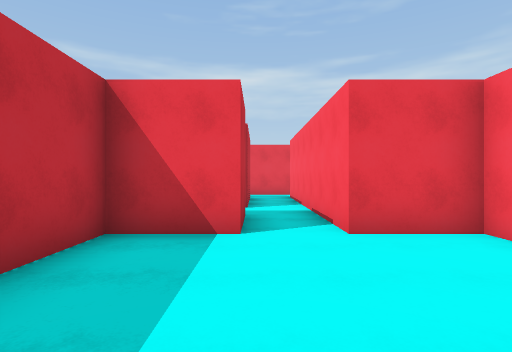
[1] (above)

24 first-person views from a walk through a scene from a Unity 3-D project. The camera is 1.5 m above the floor, looks level and sees 80° across. The floor is counted in squares, 2 m on a side. Each view is taken from the middle of a square. On the plan, view 1 faces up. The plan holds only what a view shows up to about 10 squares ahead; the rest is blank. The place goes on beyond the plan. The player is left out. Some animated figures are not drawn. Surface patterns are stand-ins for the level's own textures.

[2]
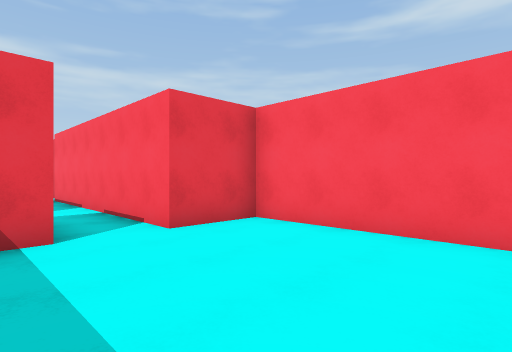

[3]
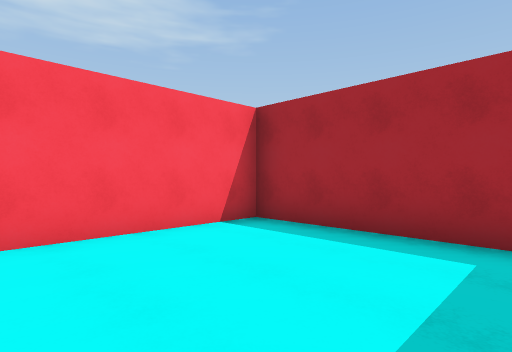

[4]
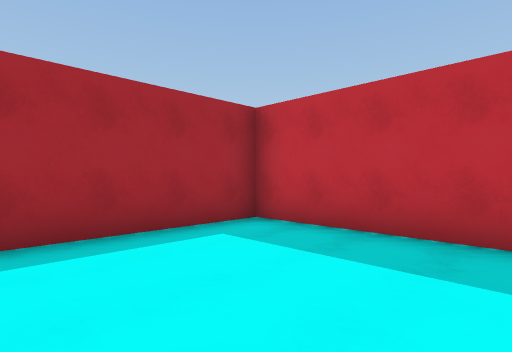

[5]
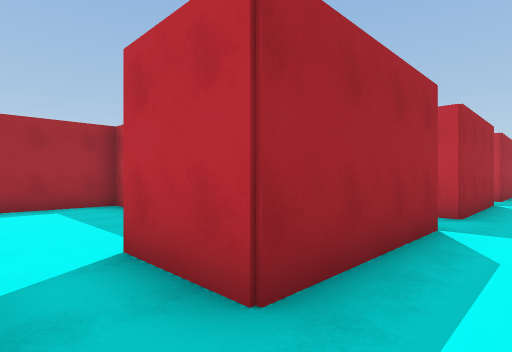

[6]
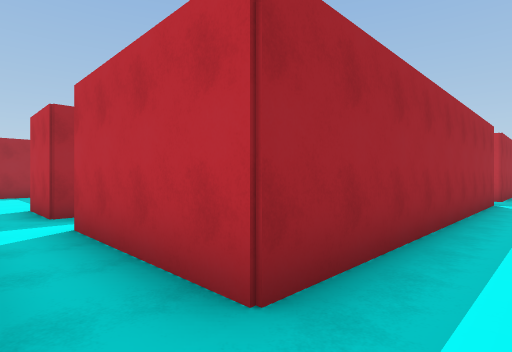

[7]
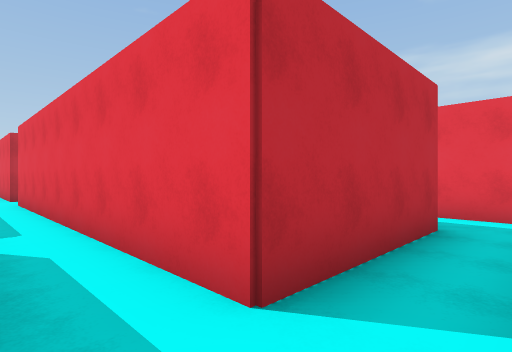

[8]
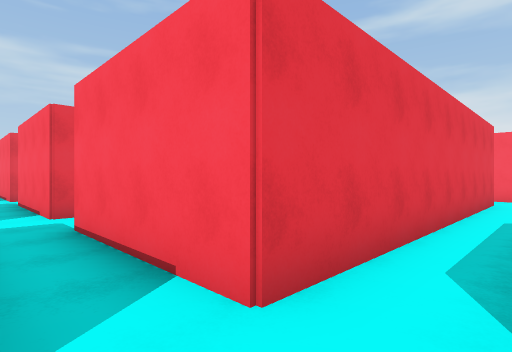

[9]
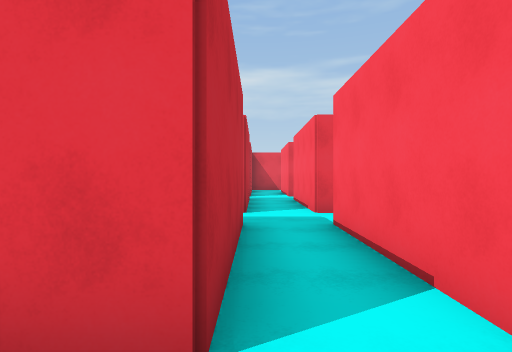

[10]
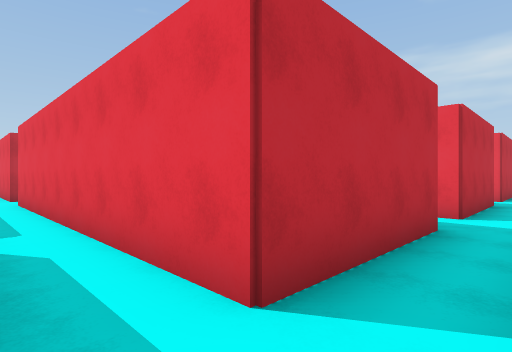

[11]
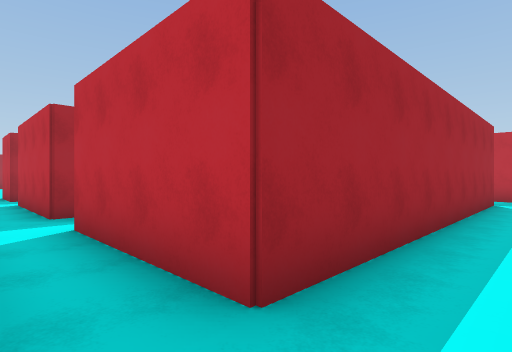

[12]
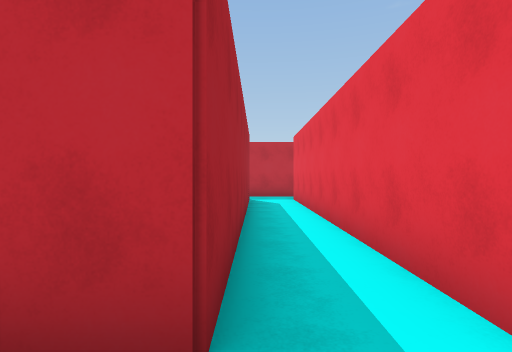

[13]
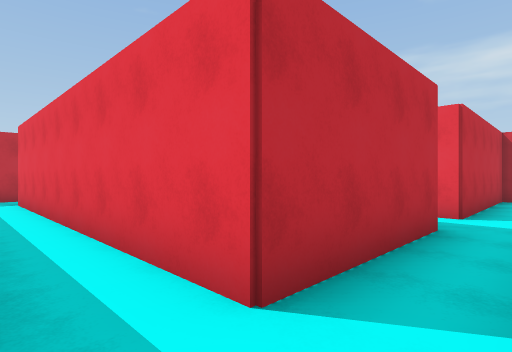

[14]
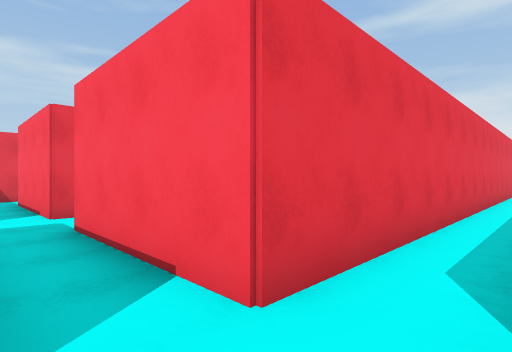

[15]
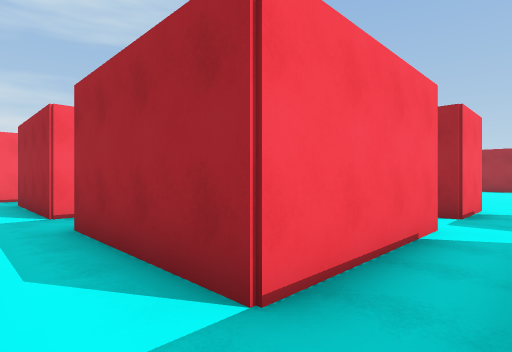

[16]
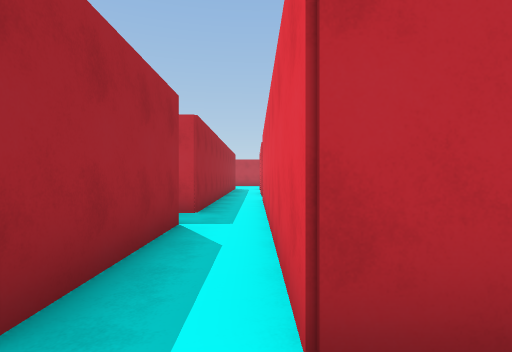

[17]
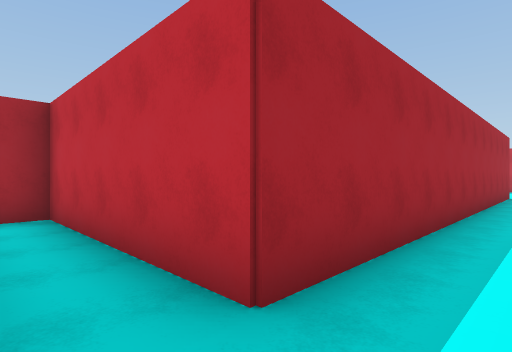

[18]
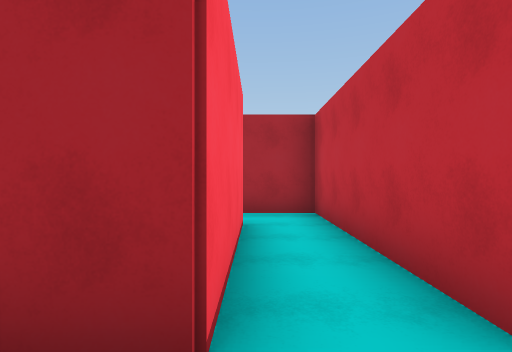

[19]
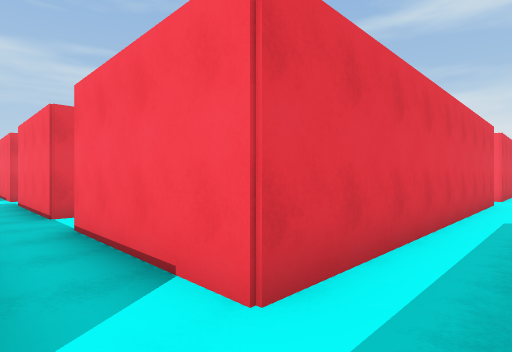

[20]
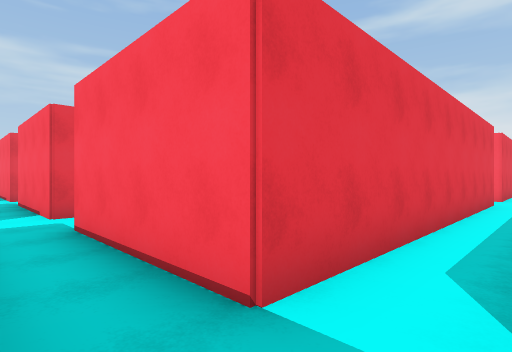

[21]
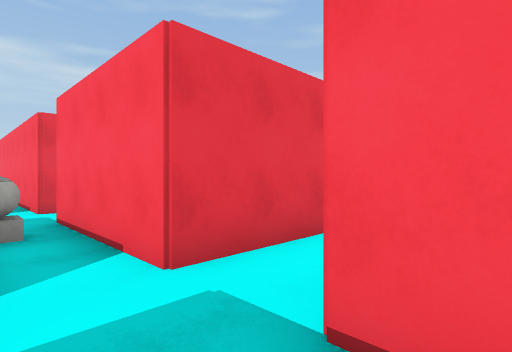

[22]
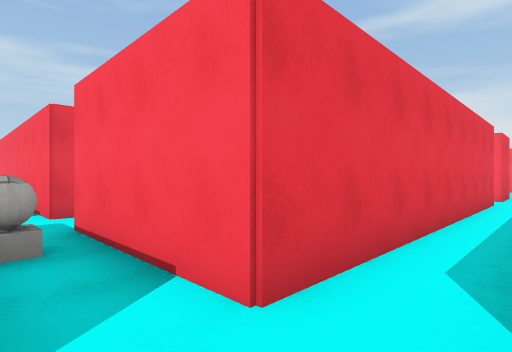

[23]
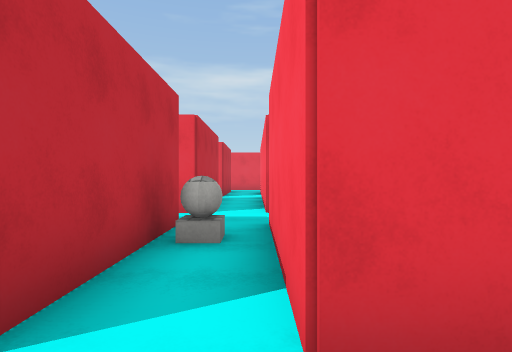

[24]
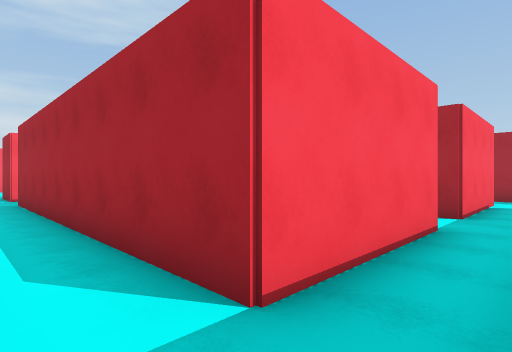

### Floor plan
Points are (right, up) in squares from view 1. A wall is a line through its corners. A room is listed if a view was taken in it or the views show most of it. See-through windows are left out.
Room 1 (views 1, 2, 3, 4)
walls: (-0.2, 4) (-2, 4) (-2, -1) (3, -1) (3, 4) (1.2, 4)
ways out: opening at (0.5, 4.5) to room 2
Room 2 (views 5, 6, 7, 8, 9, 10, 11, 12, 13, 14, 15, 16, 17, 18, 19, 20, 21, 22, 23, 24)
walls: (-7, 17.2) (-8.8, 17.2) (-8.8, 20.8); (-10.2, 15.8) (-10.2, 12.2) (-18.8, 12.2) (-18.8, 15.8) (-10.2, 15.8); (-8.6, 22.2) (-10.2, 22.2) (-10.2, 17.2) (-18.8, 17.2) (-18.8, 20.8); (-8.8, 10.8) (-0.2, 10.8) (-0.2, 7.2) (-8.8, 7.2) (-8.8, 10.8); (-10.2, 10.8) (-10.2, 7.2) (-18.8, 7.2) (-18.8, 10.8) (-10.2, 10.8); (-18.4, 22.2) (-18.8, 22.2) (-18.8, 28.9); (3, 12.2) (-8.8, 12.2) (-8.8, 15.8) (-7.1, 15.8); (-3.8, 5.4) (-3.8, 5.8) (-0.2, 5.8) (-0.2, 4); (-20.2, 20.8) (-20.2, 17.4); (-20.2, 12.4) (-20.2, 10.6); (-8.8, 2.2) (-8.8, 5.8) (-5.2, 5.8) (-5.2, 5.4); (-20.2, 25.8) (-20.2, 22.2) (-20.6, 22.2); (-13.8, 2.5) (-13.8, 5.8) (-10.2, 5.8) (-10.2, 2.2); (-20.4, 7.2) (-21.4, 7.2); (1.2, 4) (1.2, 10.8); (-10.2, 0.6) (-10.2, -0.9); (-21.5, 5.8) (-15.2, 5.8) (-15.2, 0.8) (-13.6, 0.8); (-8.8, -1) (-8.8, 0.8) (-8.4, 0.8)
ways out: opening at (0.5, 4.5) to room 1; opening at (-9.5, -0.5)
objects: other object (-20, 20); other object (-19, 20)

Where each view was taken, in squares from view 1:
view 1: 0 up, 0 right, facing up
view 2: 0 up, 1 left, facing up-right
view 3: 3 up, 1 left, facing down-right
view 4: 3 up, 2 right, facing down-left
view 5: 7 up, 1 right, facing down-left
view 6: 12 up, 1 right, facing down-left
view 7: 6 up, 1 right, facing up-left
view 8: 6 up, 10 left, facing up-right
view 9: 6 up, 10 left, facing up
view 10: 6 up, 9 left, facing up-left
view 11: 12 up, 9 left, facing down-left
view 12: 11 up, 9 left, facing left
view 13: 11 up, 9 left, facing up-left
view 14: 11 up, 10 left, facing up-right
view 15: 7 up, 10 left, facing down-right
view 16: 7 up, 9 left, facing left
view 17: 7 up, 14 left, facing down-left
view 18: 7 up, 14 left, facing down
view 19: 6 up, 20 left, facing up-right
view 20: 11 up, 20 left, facing up-right
view 21: 15 up, 20 left, facing up-right
view 22: 16 up, 20 left, facing up-right
view 23: 16 up, 19 left, facing up
view 24: 17 up, 20 left, facing down-right
